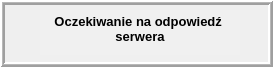
<?xml version="1.0" encoding="UTF-8"?>
<ui version="4.0">
 <class>PopupOczekiwanieNaSerwer</class>
 <widget class="QDialog" name="PopupOczekiwanieNaSerwer">
  <property name="windowModality">
   <enum>Qt::WindowModal</enum>
  </property>
  <property name="geometry">
   <rect>
    <x>0</x>
    <y>0</y>
    <width>273</width>
    <height>67</height>
   </rect>
  </property>
  <property name="sizePolicy">
   <sizepolicy hsizetype="Minimum" vsizetype="Minimum">
    <horstretch>0</horstretch>
    <verstretch>0</verstretch>
   </sizepolicy>
  </property>
  <property name="contextMenuPolicy">
   <enum>Qt::NoContextMenu</enum>
  </property>
  <property name="windowTitle">
   <string>Oczekiwanie</string>
  </property>
  <layout class="QGridLayout" name="gridLayout">
   <property name="leftMargin">
    <number>0</number>
   </property>
   <property name="topMargin">
    <number>0</number>
   </property>
   <property name="rightMargin">
    <number>0</number>
   </property>
   <property name="bottomMargin">
    <number>0</number>
   </property>
   <item row="0" column="0">
    <widget class="QFrame" name="frame">
     <property name="sizePolicy">
      <sizepolicy hsizetype="Minimum" vsizetype="Minimum">
       <horstretch>0</horstretch>
       <verstretch>0</verstretch>
      </sizepolicy>
     </property>
     <property name="contextMenuPolicy">
      <enum>Qt::NoContextMenu</enum>
     </property>
     <property name="frameShape">
      <enum>QFrame::Box</enum>
     </property>
     <property name="frameShadow">
      <enum>QFrame::Raised</enum>
     </property>
     <property name="lineWidth">
      <number>2</number>
     </property>
     <property name="midLineWidth">
      <number>1</number>
     </property>
     <widget class="QTextEdit" name="teOczekiwanie">
      <property name="geometry">
       <rect>
        <x>40</x>
        <y>10</y>
        <width>200</width>
        <height>45</height>
       </rect>
      </property>
      <property name="sizePolicy">
       <sizepolicy hsizetype="Preferred" vsizetype="Preferred">
        <horstretch>0</horstretch>
        <verstretch>0</verstretch>
       </sizepolicy>
      </property>
      <property name="minimumSize">
       <size>
        <width>200</width>
        <height>25</height>
       </size>
      </property>
      <property name="maximumSize">
       <size>
        <width>200</width>
        <height>230</height>
       </size>
      </property>
      <property name="palette">
       <palette>
        <active>
         <colorrole role="WindowText">
          <brush brushstyle="SolidPattern">
           <color alpha="255">
            <red>0</red>
            <green>0</green>
            <blue>0</blue>
           </color>
          </brush>
         </colorrole>
         <colorrole role="Button">
          <brush brushstyle="SolidPattern">
           <color alpha="255">
            <red>255</red>
            <green>255</green>
            <blue>255</blue>
           </color>
          </brush>
         </colorrole>
         <colorrole role="Light">
          <brush brushstyle="SolidPattern">
           <color alpha="255">
            <red>255</red>
            <green>255</green>
            <blue>255</blue>
           </color>
          </brush>
         </colorrole>
         <colorrole role="Midlight">
          <brush brushstyle="SolidPattern">
           <color alpha="255">
            <red>255</red>
            <green>255</green>
            <blue>255</blue>
           </color>
          </brush>
         </colorrole>
         <colorrole role="Dark">
          <brush brushstyle="SolidPattern">
           <color alpha="255">
            <red>127</red>
            <green>127</green>
            <blue>127</blue>
           </color>
          </brush>
         </colorrole>
         <colorrole role="Mid">
          <brush brushstyle="SolidPattern">
           <color alpha="255">
            <red>170</red>
            <green>170</green>
            <blue>170</blue>
           </color>
          </brush>
         </colorrole>
         <colorrole role="Text">
          <brush brushstyle="SolidPattern">
           <color alpha="255">
            <red>0</red>
            <green>0</green>
            <blue>0</blue>
           </color>
          </brush>
         </colorrole>
         <colorrole role="BrightText">
          <brush brushstyle="SolidPattern">
           <color alpha="255">
            <red>255</red>
            <green>255</green>
            <blue>255</blue>
           </color>
          </brush>
         </colorrole>
         <colorrole role="ButtonText">
          <brush brushstyle="SolidPattern">
           <color alpha="255">
            <red>0</red>
            <green>0</green>
            <blue>0</blue>
           </color>
          </brush>
         </colorrole>
         <colorrole role="Base">
          <brush brushstyle="SolidPattern">
           <color alpha="255">
            <red>240</red>
            <green>240</green>
            <blue>240</blue>
           </color>
          </brush>
         </colorrole>
         <colorrole role="Window">
          <brush brushstyle="SolidPattern">
           <color alpha="255">
            <red>255</red>
            <green>255</green>
            <blue>255</blue>
           </color>
          </brush>
         </colorrole>
         <colorrole role="Shadow">
          <brush brushstyle="SolidPattern">
           <color alpha="255">
            <red>0</red>
            <green>0</green>
            <blue>0</blue>
           </color>
          </brush>
         </colorrole>
         <colorrole role="AlternateBase">
          <brush brushstyle="SolidPattern">
           <color alpha="255">
            <red>255</red>
            <green>255</green>
            <blue>255</blue>
           </color>
          </brush>
         </colorrole>
         <colorrole role="ToolTipBase">
          <brush brushstyle="SolidPattern">
           <color alpha="255">
            <red>255</red>
            <green>255</green>
            <blue>220</blue>
           </color>
          </brush>
         </colorrole>
         <colorrole role="ToolTipText">
          <brush brushstyle="SolidPattern">
           <color alpha="255">
            <red>0</red>
            <green>0</green>
            <blue>0</blue>
           </color>
          </brush>
         </colorrole>
        </active>
        <inactive>
         <colorrole role="WindowText">
          <brush brushstyle="SolidPattern">
           <color alpha="255">
            <red>0</red>
            <green>0</green>
            <blue>0</blue>
           </color>
          </brush>
         </colorrole>
         <colorrole role="Button">
          <brush brushstyle="SolidPattern">
           <color alpha="255">
            <red>255</red>
            <green>255</green>
            <blue>255</blue>
           </color>
          </brush>
         </colorrole>
         <colorrole role="Light">
          <brush brushstyle="SolidPattern">
           <color alpha="255">
            <red>255</red>
            <green>255</green>
            <blue>255</blue>
           </color>
          </brush>
         </colorrole>
         <colorrole role="Midlight">
          <brush brushstyle="SolidPattern">
           <color alpha="255">
            <red>255</red>
            <green>255</green>
            <blue>255</blue>
           </color>
          </brush>
         </colorrole>
         <colorrole role="Dark">
          <brush brushstyle="SolidPattern">
           <color alpha="255">
            <red>127</red>
            <green>127</green>
            <blue>127</blue>
           </color>
          </brush>
         </colorrole>
         <colorrole role="Mid">
          <brush brushstyle="SolidPattern">
           <color alpha="255">
            <red>170</red>
            <green>170</green>
            <blue>170</blue>
           </color>
          </brush>
         </colorrole>
         <colorrole role="Text">
          <brush brushstyle="SolidPattern">
           <color alpha="255">
            <red>0</red>
            <green>0</green>
            <blue>0</blue>
           </color>
          </brush>
         </colorrole>
         <colorrole role="BrightText">
          <brush brushstyle="SolidPattern">
           <color alpha="255">
            <red>255</red>
            <green>255</green>
            <blue>255</blue>
           </color>
          </brush>
         </colorrole>
         <colorrole role="ButtonText">
          <brush brushstyle="SolidPattern">
           <color alpha="255">
            <red>0</red>
            <green>0</green>
            <blue>0</blue>
           </color>
          </brush>
         </colorrole>
         <colorrole role="Base">
          <brush brushstyle="SolidPattern">
           <color alpha="255">
            <red>240</red>
            <green>240</green>
            <blue>240</blue>
           </color>
          </brush>
         </colorrole>
         <colorrole role="Window">
          <brush brushstyle="SolidPattern">
           <color alpha="255">
            <red>255</red>
            <green>255</green>
            <blue>255</blue>
           </color>
          </brush>
         </colorrole>
         <colorrole role="Shadow">
          <brush brushstyle="SolidPattern">
           <color alpha="255">
            <red>0</red>
            <green>0</green>
            <blue>0</blue>
           </color>
          </brush>
         </colorrole>
         <colorrole role="AlternateBase">
          <brush brushstyle="SolidPattern">
           <color alpha="255">
            <red>255</red>
            <green>255</green>
            <blue>255</blue>
           </color>
          </brush>
         </colorrole>
         <colorrole role="ToolTipBase">
          <brush brushstyle="SolidPattern">
           <color alpha="255">
            <red>255</red>
            <green>255</green>
            <blue>220</blue>
           </color>
          </brush>
         </colorrole>
         <colorrole role="ToolTipText">
          <brush brushstyle="SolidPattern">
           <color alpha="255">
            <red>0</red>
            <green>0</green>
            <blue>0</blue>
           </color>
          </brush>
         </colorrole>
        </inactive>
        <disabled>
         <colorrole role="WindowText">
          <brush brushstyle="SolidPattern">
           <color alpha="255">
            <red>127</red>
            <green>127</green>
            <blue>127</blue>
           </color>
          </brush>
         </colorrole>
         <colorrole role="Button">
          <brush brushstyle="SolidPattern">
           <color alpha="255">
            <red>255</red>
            <green>255</green>
            <blue>255</blue>
           </color>
          </brush>
         </colorrole>
         <colorrole role="Light">
          <brush brushstyle="SolidPattern">
           <color alpha="255">
            <red>255</red>
            <green>255</green>
            <blue>255</blue>
           </color>
          </brush>
         </colorrole>
         <colorrole role="Midlight">
          <brush brushstyle="SolidPattern">
           <color alpha="255">
            <red>255</red>
            <green>255</green>
            <blue>255</blue>
           </color>
          </brush>
         </colorrole>
         <colorrole role="Dark">
          <brush brushstyle="SolidPattern">
           <color alpha="255">
            <red>127</red>
            <green>127</green>
            <blue>127</blue>
           </color>
          </brush>
         </colorrole>
         <colorrole role="Mid">
          <brush brushstyle="SolidPattern">
           <color alpha="255">
            <red>170</red>
            <green>170</green>
            <blue>170</blue>
           </color>
          </brush>
         </colorrole>
         <colorrole role="Text">
          <brush brushstyle="SolidPattern">
           <color alpha="255">
            <red>127</red>
            <green>127</green>
            <blue>127</blue>
           </color>
          </brush>
         </colorrole>
         <colorrole role="BrightText">
          <brush brushstyle="SolidPattern">
           <color alpha="255">
            <red>255</red>
            <green>255</green>
            <blue>255</blue>
           </color>
          </brush>
         </colorrole>
         <colorrole role="ButtonText">
          <brush brushstyle="SolidPattern">
           <color alpha="255">
            <red>127</red>
            <green>127</green>
            <blue>127</blue>
           </color>
          </brush>
         </colorrole>
         <colorrole role="Base">
          <brush brushstyle="SolidPattern">
           <color alpha="255">
            <red>240</red>
            <green>240</green>
            <blue>240</blue>
           </color>
          </brush>
         </colorrole>
         <colorrole role="Window">
          <brush brushstyle="SolidPattern">
           <color alpha="255">
            <red>255</red>
            <green>255</green>
            <blue>255</blue>
           </color>
          </brush>
         </colorrole>
         <colorrole role="Shadow">
          <brush brushstyle="SolidPattern">
           <color alpha="255">
            <red>0</red>
            <green>0</green>
            <blue>0</blue>
           </color>
          </brush>
         </colorrole>
         <colorrole role="AlternateBase">
          <brush brushstyle="SolidPattern">
           <color alpha="255">
            <red>255</red>
            <green>255</green>
            <blue>255</blue>
           </color>
          </brush>
         </colorrole>
         <colorrole role="ToolTipBase">
          <brush brushstyle="SolidPattern">
           <color alpha="255">
            <red>255</red>
            <green>255</green>
            <blue>220</blue>
           </color>
          </brush>
         </colorrole>
         <colorrole role="ToolTipText">
          <brush brushstyle="SolidPattern">
           <color alpha="255">
            <red>0</red>
            <green>0</green>
            <blue>0</blue>
           </color>
          </brush>
         </colorrole>
        </disabled>
       </palette>
      </property>
      <property name="font">
       <font>
        <pointsize>10</pointsize>
        <weight>75</weight>
        <bold>true</bold>
       </font>
      </property>
      <property name="cursor" stdset="0">
       <cursorShape>WaitCursor</cursorShape>
      </property>
      <property name="focusPolicy">
       <enum>Qt::NoFocus</enum>
      </property>
      <property name="acceptDrops">
       <bool>false</bool>
      </property>
      <property name="frameShape">
       <enum>QFrame::NoFrame</enum>
      </property>
      <property name="verticalScrollBarPolicy">
       <enum>Qt::ScrollBarAlwaysOff</enum>
      </property>
      <property name="horizontalScrollBarPolicy">
       <enum>Qt::ScrollBarAlwaysOff</enum>
      </property>
      <property name="sizeAdjustPolicy">
       <enum>QAbstractScrollArea::AdjustIgnored</enum>
      </property>
      <property name="undoRedoEnabled">
       <bool>false</bool>
      </property>
      <property name="readOnly">
       <bool>true</bool>
      </property>
      <property name="html">
       <string>&lt;!DOCTYPE HTML PUBLIC &quot;-//W3C//DTD HTML 4.0//EN&quot; &quot;http://www.w3.org/TR/REC-html40/strict.dtd&quot;&gt;
&lt;html&gt;&lt;head&gt;&lt;meta name=&quot;qrichtext&quot; content=&quot;1&quot; /&gt;&lt;style type=&quot;text/css&quot;&gt;
p, li { white-space: pre-wrap; }
&lt;/style&gt;&lt;/head&gt;&lt;body style=&quot; font-family:'MS Shell Dlg 2'; font-size:10pt; font-weight:600; font-style:normal;&quot;&gt;
&lt;p align=&quot;center&quot; style=&quot; margin-top:0px; margin-bottom:0px; margin-left:0px; margin-right:0px; -qt-block-indent:0; text-indent:0px;&quot;&gt;Oczekiwanie na odpowiedź &lt;/p&gt;
&lt;p align=&quot;center&quot; style=&quot; margin-top:0px; margin-bottom:0px; margin-left:0px; margin-right:0px; -qt-block-indent:0; text-indent:0px;&quot;&gt;serwera&lt;/p&gt;&lt;/body&gt;&lt;/html&gt;</string>
      </property>
     </widget>
     <widget class="ObrotowyLabel" name="labelCzekaj">
      <property name="geometry">
       <rect>
        <x>245</x>
        <y>11</y>
        <width>1</width>
        <height>45</height>
       </rect>
      </property>
      <property name="minimumSize">
       <size>
        <width>1</width>
        <height>45</height>
       </size>
      </property>
      <property name="maximumSize">
       <size>
        <width>1</width>
        <height>45</height>
       </size>
      </property>
      <property name="text">
       <string/>
      </property>
     </widget>
    </widget>
   </item>
  </layout>
 </widget>
 <customwidgets>
  <customwidget>
   <class>ObrotowyLabel</class>
   <extends>QLabel</extends>
   <header>ModulLobby/obrotowylabel.h</header>
  </customwidget>
 </customwidgets>
 <resources/>
 <connections/>
</ui>
